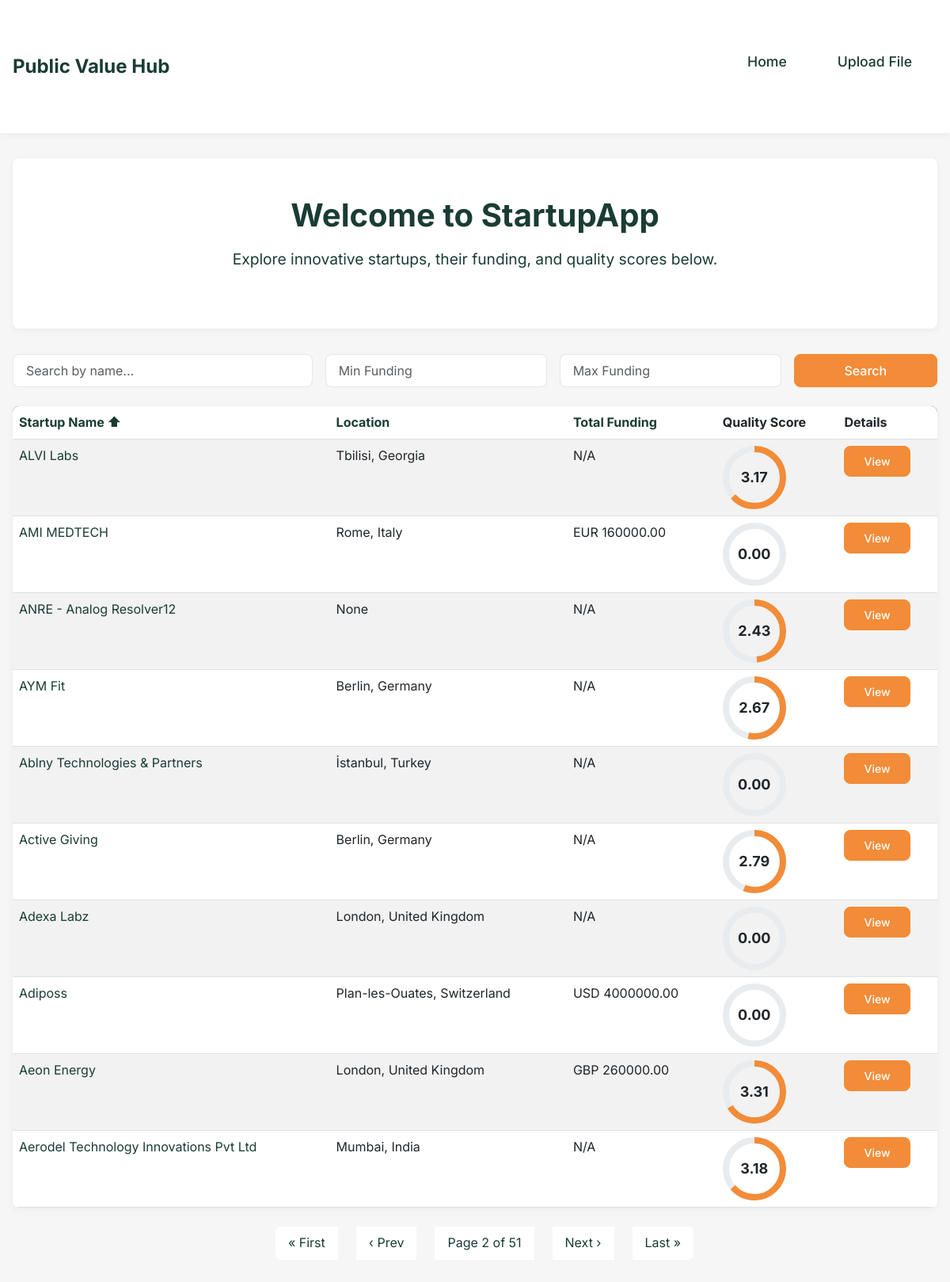
/?page=2&sort=item_name&order=asc&q=&min_funding=None&max_funding=None, run on the app's committed database.
### startupapp/models.py (models this page shows, shortened)
class Startup(models.Model):
    startup_id = models.CharField(max_length=50, unique=True)
    item_name = models.CharField(max_length=255)
    pipeline = models.CharField(max_length=50, null=True, blank=True)
    location = models.CharField(max_length=150, null=True, blank=True)
    markets = models.TextField(null=True, blank=True)
    founders = models.JSONField(default=list, blank=True)
    social_media = models.JSONField(default=dict, blank=True)
    tagline = models.TextField(null=True, blank=True)
    milestone = models.TextField(null=True, blank=True)
    revenue_model = models.TextField(null=True, blank=True)
    sources = models.JSONField(default=list, blank=True)
    last_contact = models.DateTimeField(null=True, blank=True)
    incorporated = models.CharField(max_length=100, null=True, blank=True)
    founded_date = models.DateField(null=True, blank=True)
    differentiators = models.TextField(null=True, blank=True)
    description = models.TextField(null=True, blank=True)
    interfaces = models.TextField(null=True, blank=True)
    total_funding_currency = models.CharField(max_length=3, null=True, blank=True)  # Example: "USD"
    total_funding_amount = models.DecimalField(max_digits=15, decimal_places=2, null=True, blank=True)
    cash_runway = models.CharField(max_length=50, null=True, blank=True)
    rev_last_12_months = models.CharField(max_length=50, null=True, blank=True)
    rev_last_month = models.CharField(max_length=50, null=True, blank=True)
    rounds = models.IntegerField(null=True, blank=True)
    clients = models.TextField(null=True, blank=True)
    videos = models.TextField(null=True, blank=True)
    files = models.TextField(null=True, blank=True)
    created_at = models.DateTimeField(auto_now_add=True)
    updated_at = models.DateTimeField(auto_now=True)
    class Meta:
        indexes = [
            models.Index(fields=['startup_id']),
            models.Index(fields=['item_name']),
        ]

class StartupApplication(models.Model):
    startup = models.ForeignKey(Startup, on_delete=models.CASCADE, related_name="applications")
    application_id = models.CharField(max_length=50, unique=True)
    applicant_name = models.CharField(max_length=255, null=True, blank=True)
    primary_contact_title = models.CharField(max_length=255, null=True, blank=True)
    email = models.EmailField(null=True, blank=True)
    phone = models.CharField(max_length=20, null=True, blank=True)
    brief_description = models.TextField(null=True, blank=True)
    funding_requested = models.CharField(max_length=50, null=True, blank=True)
    business_stage = models.CharField(max_length=100, null=True, blank=True)
    average_score = models.FloatField(null=True, blank=True)
    submitted_at = models.DateTimeField(auto_now_add=True)
    contact_info = models.JSONField(default=dict, blank=True)
    videos = models.JSONField(default=dict, blank=True)
    registration_info = models.JSONField(default=dict, blank=True)
    progress_status = models.JSONField(default=dict, blank=True)
    financials = models.JSONField(default=dict, blank=True)
    customer_info = models.JSONField(default=dict, blank=True)

### startupapp/views.py (the view)
# urls.py: path('', startup_list, name='startup_list'),
def startup_list(request):
    search_query = request.GET.get('q', '').strip()
    min_funding = request.GET.get('min_funding')
    max_funding = request.GET.get('max_funding')
    startups = Startup.objects.all().prefetch_related('applications')
    if search_query:
        startups = startups.filter(item_name__icontains=search_query)
    try:
        if min_funding and min_funding != 'None':
            min_funding = Decimal(min_funding)
            startups = startups.filter(total_funding_amount__gte=min_funding)
    except (ValueError, InvalidOperation):
        pass
    try:
        if max_funding and max_funding != 'None':
            max_funding = Decimal(max_funding)
            startups = startups.filter(total_funding_amount__lte=max_funding)
    except (ValueError, InvalidOperation):
        pass
    allowed_sort_fields = ['item_name', 'location', 'total_funding_amount', 'created_at']
    sort_by = request.GET.get('sort', 'item_name')
    order = request.GET.get('order', 'asc')
    if sort_by not in allowed_sort_fields:
        sort_by = 'item_name'
    if order == 'desc':
        sort_by = f"-{sort_by}"
    startups = startups.order_by(sort_by)
    startups_with_dash = []
    for startup in startups:
        application = startup.applications.first()
        score = application.average_score if (application and application.average_score is not None) else 0
        dash_length = (score / 5.0) * 282.7
        startups_with_dash.append({
            'startup': startup,
            'dash_length': dash_length
        })
    paginator = Paginator(startups_with_dash, 10)
    page_number = request.GET.get('page')
    startups_page = paginator.get_page(page_number)
    return render(request, 'startups/startup_list.html', {
        'startups': startups_page,
        'sort_by': sort_by.lstrip('-'),
        'order': order,
        'search_query': search_query,
        'min_funding': min_funding if min_funding != 'None' else '',
        'max_funding': max_funding if max_funding != 'None' else ''
    })

### startupapp/templates/startups/startup_list.html (shortened to what this page needs)
{% extends 'base.html' %}
{% block content %}
  <div class="container">
    <div class="welcome-section">
      <h1>Welcome to StartupApp</h1>
      <p>Explore innovative startups, their funding, and quality scores below.</p>
    </div>
    <form method="GET" class="mb-4 search-form">
      <div class="row g-3">
        <div class="col-md-4">
          <input type="text" name="q" value="{{ search_query }}" placeholder="Search by name..." class="form-control" />
        </div>
        <div class="col-md-3">
          <input type="number" name="min_funding" value="{{ min_funding }}" placeholder="Min Funding" class="form-control" />
        </div>
        <div class="col-md-3">
          <input type="number" name="max_funding" value="{{ max_funding }}" placeholder="Max Funding" class="form-control" />
        </div>
        <div class="col-md-2">
          <button type="submit" class="btn btn-primary w-100">Search</button>
        </div>
      </div>
    </form>
    <table class="table table-striped">
      <thead>
        <tr>
          <th>
            <a href="?sort=item_name&order={% if sort_by == 'item_name' and order == 'asc' %}
                desc
              {% else %}
                asc
              {% endif %}">
              Startup Name{% if sort_by == 'item_name' %}{% if order == 'asc' %}
                ⬆
              {% else %}
                ⬇
              {% endif %}{% endif %}
            </a>
          </th>
          <th>
            <a href="?sort=location&order={% if sort_by == 'location' and order == 'asc' %}
                desc
              {% else %}
                asc
              {% endif %}">
              Location
            </a>
          </th>
          <th>
            <a href="?sort=total_funding_amount&order={% if sort_by == 'total_funding_amount' and order == 'asc' %}
                desc
              {% else %}
                asc
              {% endif %}">
              Total Funding
            </a>
          </th>
          <th>Quality Score</th>
          <th>Details</th>
        </tr>
      </thead>
      <tbody>
        {% for startup in startups %}
          <tr>
            <td>
              <a href="{% url 'startup_detail' startup.startup.id %}">{{ startup.startup.item_name }}</a>
            </td>
            <td>{{ startup.startup.location }}</td>
            <td>
              {% if startup.startup.total_funding_currency and startup.startup.total_funding_amount %}
                {{ startup.startup.total_funding_currency }} {{ startup.startup.total_funding_amount|floatformat:2 }}
              {% else %}
                N/A
              {% endif %}
            </td>
            <td>
              <div class="score-circle">
                <svg width="80" height="80" viewBox="0 0 100 100">
                  <circle cx="50" cy="50" r="45" fill="none" stroke="#E9ECEF" stroke-width="10" />
                  <circle cx="50" cy="50" r="45" fill="none" stroke="#F28C38" stroke-width="10" stroke-dasharray="{{ startup.dash_length }} 282.7" transform="rotate(-90 50 50)" />
                </svg>
                <span style="position: absolute;">
                  {% with application=startup.startup.applications.first %}
                    {{ application.average_score|floatformat:2|default:'0.00' }}
                  {% endwith %}
                </span>
              </div>
            </td>
            <td>
              <a href="{% url 'startup_detail' startup.startup.id %}" class="btn btn-primary btn-sm">View</a>
            </td>
          </tr>
        {% empty %}
          <tr>
            <td colspan="5" class="text-center">No startups found.</td>
          </tr>
        {% endfor %}
      </tbody>
    </table>
    <nav aria-label="Page navigation">
      <ul class="pagination justify-content-center mt-4">
        {% if startups.has_previous %}
          <li class="page-item">
            <a class="page-link" href="?page=1&sort={{ sort_by }}&order={{ order }}&q={{ search_query }}&min_funding={{ min_funding }}&max_funding={{ max_funding }}">« First</a>
          </li>
          <li class="page-item">
            <a class="page-link" href="?page={{ startups.previous_page_number }}&sort={{ sort_by }}&order={{ order }}&q={{ search_query }}&min_funding={{ min_funding }}&max_funding={{ max_funding }}">‹ Prev</a>
          </li>
        {% endif %}
        <li class="page-item {% if not startups.has_previous and not startups.has_next %}active{% endif %}">
          <span class="page-link">Page {{ startups.number }} of {{ startups.paginator.num_pages }}</span>
        </li>
        {% if startups.has_next %}
          <li class="page-item">
            <a class="page-link" href="?page={{ startups.next_page_number }}&sort={{ sort_by }}&order={{ order }}&q={{ search_query }}&min_funding={{ min_funding }}&max_funding={{ max_funding }}">Next ›</a>
          </li>
          <li class="page-item">
            <a class="page-link" href="?page={{ startups.paginator.num_pages }}&sort={{ sort_by }}&order={{ order }}&q={{ search_query }}&min_funding={{ min_funding }}&max_funding={{ max_funding }}">Last »</a>
          </li>
        {% endif %}
      </ul>
    </nav>
  </div>
{% endblock %}

### startupapp/static/style.css (style rules this page uses)
body { font-family: 'Inter', sans-serif; background-color: #F5F6F5; color: #1A3C34; line-height: 1.6; }
.container { max-width: 1200px; margin: 0 auto; padding: 2rem 1rem; }
.btn-primary { background-color: #F28C38; border-color: #F28C38; color: #FFFFFF; font-weight: 500; padding: 0.5rem 1.5rem; border-radius: 8px; transition: background-color 0.3s ease; }
a { color: #1A3C34; text-decoration: none; }
.table { background-color: #FFFFFF; border-radius: 8px; overflow: hidden; box-shadow: 0 2px 10px rgba(0, 0, 0, 0.05); }
.table thead { background-color: #1A3C34; color: #FFFFFF; }
.table-striped tbody tr:nth-of-type(odd) { background-color: #F9FAFB; }
p { font-size: 1.1rem; color: #1A3C34; margin-bottom: 1.5rem; }
form { display: flex; flex-direction: column; gap: 1rem; }
.form-control { border: 1px solid #E5E7EB; border-radius: 8px; padding: 0.5rem 1rem; font-size: 1rem; color: #1A3C34; transition: border-color 0.3s ease; }
p, li { font-size: 1.1rem; color: #1A3C34; }
ul { list-style: none; padding-left: 0; }
ul li { margin-bottom: 0.75rem; position: relative; padding-left: 1.5rem; }
.welcome-section { text-align: center; padding: 3rem 0; background-color: #FFFFFF; border-radius: 8px; box-shadow: 0 2px 10px rgba(0, 0, 0, 0.05); margin-bottom: 2rem; }
.welcome-section h1 { font-weight: 700; font-size: 2.5rem; color: #1A3C34; margin-bottom: 1rem; }
.welcome-section p { font-size: 1.2rem; color: #1A3C34; margin-bottom: 1.5rem; }
.search-form .form-control { border: 1px solid #E5E7EB; box-shadow: none; transition: border-color 0.3s ease; }
.score-circle { width: 80px; height: 80px; position: relative; display: flex; align-items: center; justify-content: center; }
.score-circle span { font-weight: 700; font-size: 18px; }
.table a { transition: color 0.3s ease; }
.pagination .page-link { color: #1A3C34; border: none; padding: 0.5rem 1rem; }

### data on the page
Startup: startup.item_name "ALVI Labs", startup.location "Tbilisi, Georgia", shows "N/A", startup.applications.first.average_score "3.17"
Startup: startup.item_name "AMI MEDTECH", startup.location "Rome, Italy", startup.total_funding_currency "EUR", startup.total_funding_amount "160000.00", startup.applications.first.average_score "0.00"
Startup: startup.item_name "ANRE - Analog Resolver12", startup.location "None", shows "N/A", startup.applications.first.average_score "2.43"
Startup: startup.item_name "AYM Fit", startup.location "Berlin, Germany", shows "N/A", startup.applications.first.average_score "2.67"
Startup: startup.item_name "Ablny Technologies & Partners", startup.location "İstanbul, Turkey", shows "N/A", startup.applications.first.average_score "0.00"
Startup: startup.item_name "Active Giving", startup.location "Berlin, Germany", shows "N/A", startup.applications.first.average_score "2.79"
Startup: startup.item_name "Adexa Labz", startup.location "London, United Kingdom", shows "N/A", startup.applications.first.average_score "0.00"
Startup: startup.item_name "Adiposs", startup.location "Plan-les-Ouates, Switzerland", startup.total_funding_currency "USD", startup.total_funding_amount "4000000.00", startup.applications.first.average_score "0.00"
Startup: startup.item_name "Aeon Energy", startup.location "London, United Kingdom", startup.total_funding_currency "GBP", startup.total_funding_amount "260000.00", startup.applications.first.average_score "3.31"
Startup: startup.item_name "Aerodel Technology Innovations Pvt Ltd", startup.location "Mumbai, India", total_funding_currency "N/A", startup.applications.first.average_score "3.18"

### other printed values
{{ startups.number }} "2"
{{ startups.paginator.num_pages }} "51"
